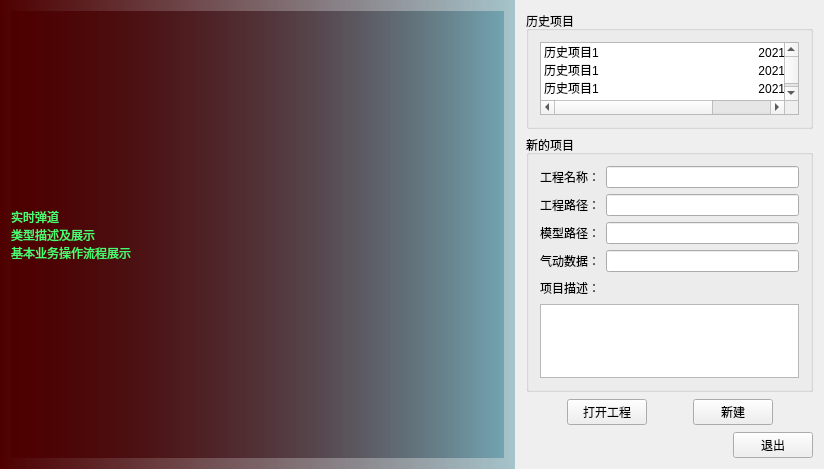
<?xml version="1.0" encoding="UTF-8"?>
<ui version="4.0">
 <class>ShiShiDanDaoWidget</class>
 <widget class="QWidget" name="ShiShiDanDaoWidget">
  <property name="geometry">
   <rect>
    <x>0</x>
    <y>0</y>
    <width>824</width>
    <height>469</height>
   </rect>
  </property>
  <property name="windowTitle">
   <string>ShiShiDanDaoWidget</string>
  </property>
  <layout class="QHBoxLayout" name="horizontalLayout_17" stretch="5,3">
   <property name="spacing">
    <number>0</number>
   </property>
   <property name="leftMargin">
    <number>0</number>
   </property>
   <property name="topMargin">
    <number>0</number>
   </property>
   <property name="rightMargin">
    <number>0</number>
   </property>
   <property name="bottomMargin">
    <number>0</number>
   </property>
   <item>
    <widget class="QWidget" name="widget" native="true">
     <property name="styleSheet">
      <string notr="true">background-color:qlineargradient(spread:pad, x1:0, y1:0, x2:1, y2:0, stop:0 rgba(78, 0, 0, 255), stop:1 rgba(0, 100, 124, 78));</string>
     </property>
     <layout class="QVBoxLayout" name="verticalLayout_8">
      <item>
       <widget class="QLabel" name="label_12">
        <property name="styleSheet">
         <string notr="true">color: rgb(71, 255, 114);</string>
        </property>
        <property name="text">
         <string>实时弹道
类型描述及展示
基本业务操作流程展示</string>
        </property>
       </widget>
      </item>
     </layout>
    </widget>
   </item>
   <item>
    <widget class="QWidget" name="widget_2" native="true">
     <layout class="QVBoxLayout" name="verticalLayout_5">
      <item>
       <widget class="QGroupBox" name="groupBox_3">
        <property name="title">
         <string>历史项目</string>
        </property>
        <layout class="QVBoxLayout" name="verticalLayout_6">
         <item>
          <widget class="QListWidget" name="listWidget_2">
           <item>
            <property name="text">
             <string>历史项目1                                                2021-04-01 15:23:07</string>
            </property>
           </item>
           <item>
            <property name="text">
             <string>历史项目1                                                2021-04-01 15:23:07</string>
            </property>
           </item>
           <item>
            <property name="text">
             <string>历史项目1                                                2021-04-01 15:23:07</string>
            </property>
           </item>
           <item>
            <property name="text">
             <string>历史项目1                                                2021-04-01 15:23:07</string>
            </property>
           </item>
           <item>
            <property name="text">
             <string>历史项目1                                                2021-04-01 15:23:07</string>
            </property>
           </item>
          </widget>
         </item>
        </layout>
       </widget>
      </item>
      <item>
       <widget class="QGroupBox" name="groupBox_4">
        <property name="title">
         <string>新的项目</string>
        </property>
        <layout class="QVBoxLayout" name="verticalLayout_7">
         <item>
          <layout class="QHBoxLayout" name="horizontalLayout_9">
           <item>
            <widget class="QLabel" name="label_7">
             <property name="text">
              <string>工程名称：</string>
             </property>
            </widget>
           </item>
           <item>
            <widget class="QLineEdit" name="lineEdit_5"/>
           </item>
          </layout>
         </item>
         <item>
          <layout class="QHBoxLayout" name="horizontalLayout_10">
           <item>
            <widget class="QLabel" name="label_8">
             <property name="text">
              <string>工程路径：</string>
             </property>
            </widget>
           </item>
           <item>
            <widget class="QLineEdit" name="lineEdit_6"/>
           </item>
          </layout>
         </item>
         <item>
          <layout class="QHBoxLayout" name="horizontalLayout_11">
           <item>
            <widget class="QLabel" name="label_9">
             <property name="text">
              <string>模型路径：</string>
             </property>
            </widget>
           </item>
           <item>
            <widget class="QLineEdit" name="lineEdit_7"/>
           </item>
          </layout>
         </item>
         <item>
          <layout class="QHBoxLayout" name="horizontalLayout_12">
           <item>
            <widget class="QLabel" name="label_10">
             <property name="text">
              <string>气动数据：</string>
             </property>
            </widget>
           </item>
           <item>
            <widget class="QLineEdit" name="lineEdit_8"/>
           </item>
          </layout>
         </item>
         <item>
          <layout class="QHBoxLayout" name="horizontalLayout_13">
           <item>
            <widget class="QLabel" name="label_11">
             <property name="text">
              <string>项目描述：</string>
             </property>
            </widget>
           </item>
           <item>
            <spacer name="horizontalSpacer_6">
             <property name="orientation">
              <enum>Qt::Horizontal</enum>
             </property>
             <property name="sizeHint" stdset="0">
              <size>
               <width>40</width>
               <height>20</height>
              </size>
             </property>
            </spacer>
           </item>
          </layout>
         </item>
         <item>
          <widget class="QTextEdit" name="textEdit_2"/>
         </item>
        </layout>
       </widget>
      </item>
      <item>
       <spacer name="verticalSpacer_3">
        <property name="orientation">
         <enum>Qt::Vertical</enum>
        </property>
        <property name="sizeHint" stdset="0">
         <size>
          <width>20</width>
          <height>0</height>
         </size>
        </property>
       </spacer>
      </item>
      <item>
       <layout class="QHBoxLayout" name="horizontalLayout_14">
        <item>
         <spacer name="horizontalSpacer_7">
          <property name="orientation">
           <enum>Qt::Horizontal</enum>
          </property>
          <property name="sizeHint" stdset="0">
           <size>
            <width>40</width>
            <height>20</height>
           </size>
          </property>
         </spacer>
        </item>
        <item>
         <layout class="QHBoxLayout" name="horizontalLayout_15">
          <item>
           <widget class="QPushButton" name="pushButton_4">
            <property name="text">
             <string>打开工程</string>
            </property>
           </widget>
          </item>
          <item>
           <spacer name="horizontalSpacer_8">
            <property name="orientation">
             <enum>Qt::Horizontal</enum>
            </property>
            <property name="sizeHint" stdset="0">
             <size>
              <width>40</width>
              <height>20</height>
             </size>
            </property>
           </spacer>
          </item>
          <item>
           <widget class="QPushButton" name="pushButton_5">
            <property name="text">
             <string>新建</string>
            </property>
           </widget>
          </item>
         </layout>
        </item>
        <item>
         <spacer name="horizontalSpacer_9">
          <property name="orientation">
           <enum>Qt::Horizontal</enum>
          </property>
          <property name="sizeHint" stdset="0">
           <size>
            <width>40</width>
            <height>28</height>
           </size>
          </property>
         </spacer>
        </item>
       </layout>
      </item>
      <item>
       <spacer name="verticalSpacer_4">
        <property name="orientation">
         <enum>Qt::Vertical</enum>
        </property>
        <property name="sizeHint" stdset="0">
         <size>
          <width>20</width>
          <height>0</height>
         </size>
        </property>
       </spacer>
      </item>
      <item>
       <layout class="QHBoxLayout" name="horizontalLayout_16">
        <item>
         <spacer name="horizontalSpacer_10">
          <property name="orientation">
           <enum>Qt::Horizontal</enum>
          </property>
          <property name="sizeHint" stdset="0">
           <size>
            <width>40</width>
            <height>20</height>
           </size>
          </property>
         </spacer>
        </item>
        <item>
         <widget class="QPushButton" name="pushButton_6">
          <property name="text">
           <string>退出</string>
          </property>
         </widget>
        </item>
       </layout>
      </item>
     </layout>
    </widget>
   </item>
  </layout>
 </widget>
 <layoutdefault spacing="6" margin="11"/>
 <resources/>
 <connections/>
</ui>
